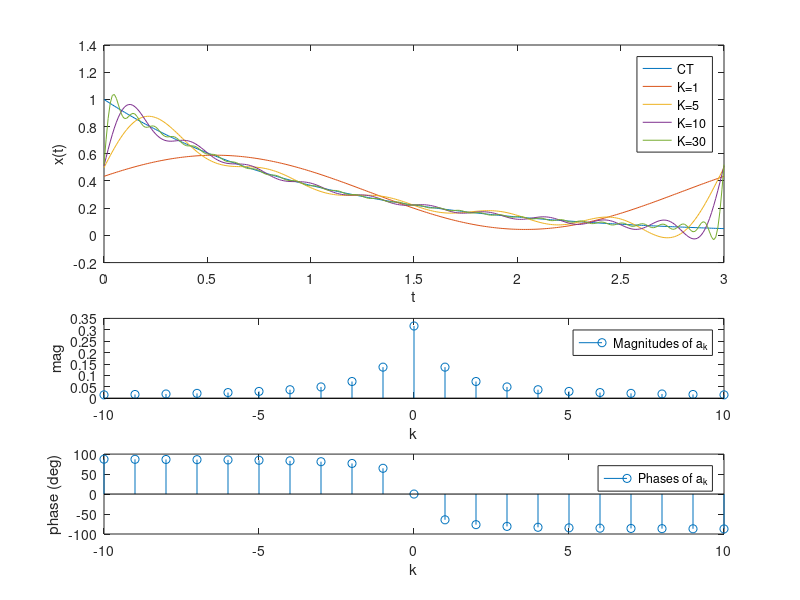

Reproduce this figure in MATLAB.
clear
clc

T = 3;
t = 0:0.01:3;
x = exp(-t);
w = (2.*pi)./T;
K = [1 5 10 30]; 
mag = [];
phs = [];

subplot(4,1,[1 2]);

plot(t,x);
hold on;
for n=1:length(K)
    hat = 0;
    for k=-K(n):K(n)
        F = @(t)(exp(-t).*exp(-1j.*k.*w.*t)); 
        ak = 1/T.*integral(F,0,T);
        hat = hat + (ak .* exp(1j.*k.*w.*t));
       
        if K(n) == 10
            mag = [mag, abs(ak)];
            phs = [phs, rad2deg(angle(ak))];
        end
    end
    plot(t,hat);
end
xlabel('t');
ylabel('x(t)');
legend('CT', 'K=1','K=5','K=10','K=30')
hold off;

p2 = subplot(4,1,3);
k10 = -10:10;
stem(k10, mag);
xlabel(p2,'k');
ylabel(p2,'mag');
legend(p2,'Magnitudes of a_k')


p3 = subplot(4,1,4);
k10 = -10:10;
stem(k10, phs);
xlabel(p3,'k');
ylabel(p3,'phase (deg)');
legend(p3,'Phases of a_k')
